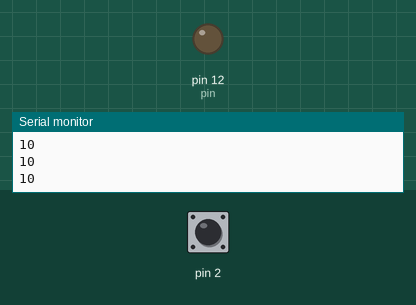
The sketch below on a simulated Arduino Uno, built with avr-gcc and run on an emulated ATmega328P. On the bench: output pins drawn as LEDs (lit = HIGH), the last lines printed to the serial monitor. The test bench sets the inputs (shaded band); at power-on: pin 2 HIGH.

Above: at 1.2 s.
1.3 s: pin 2 pulled LOW for 0.15 s
At 1.38 s:
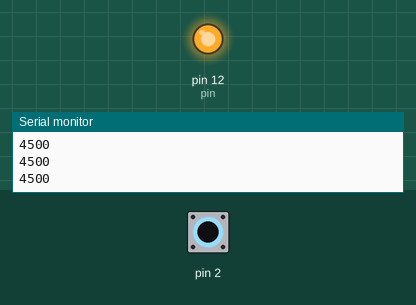
2.9 s: pin 2 pulled LOW for 3.2 s
At 7.5 s:
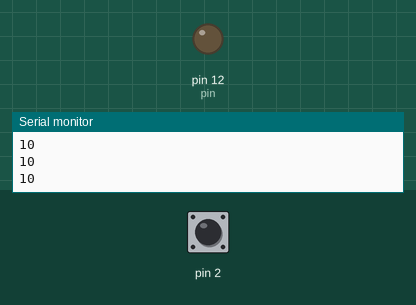
Timing chart, 0 to 9.0 s (numbered marks = the images above; inputs shaded):
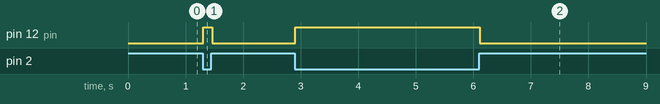

Measured:
- after the input at 1.3 s, pin 12 (pin): LOW → HIGH at once, → LOW 0.16 s later
- after the input at 2.9 s, pin 12 (pin): LOW → HIGH at once, → LOW 3.2 s later

The sketch:

practica_ultima_alum.ino
```cpp
#include <CapacitiveSensor.h>
/*
 * CapitiveSense Library Demo Sketch
 * Paul Badger 2008
 * Uses a high value resistor e.g. 10M between send pin and receive pin
 * Resistor effects sensitivity, experiment with values, 50K - 50M. Larger resistor values yield larger sensor values.
 * Receive pin is the sensor pin - try different amounts of foil/metal on this pin
 */


CapacitiveSensor   cap = CapacitiveSensor(4,2);        // 10M resistor between pins 4 & 2, pin 2 is sensor pin, add a wire and or foil if desired
int pin=12;
int thresh=1000;

void setup()
{

   Serial.begin(9600);
     pinMode(pin,OUTPUT);
}

void loop()
{
    long sensorvalue = cap.capacitiveSensor(30);
    Serial.println(sensorvalue);

    if(sensorvalue>thresh){
      digitalWrite(pin,HIGH);
    }else{digitalWrite(pin,LOW);
    }
    delay(10);
}
```
